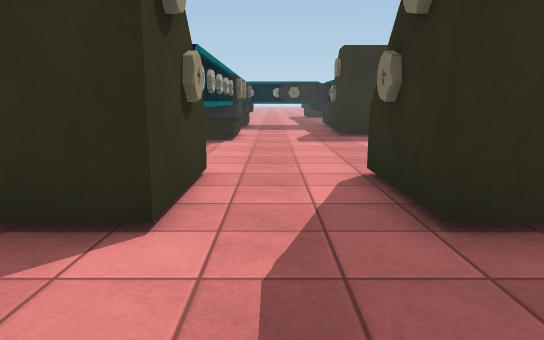
view 1 (above)

16 first-person views from a walk through a Unity game level. The camera is 1.2 m above the floor, tilts 10° down and sees 70° across. The floor is counted in squares, 1 m on a side. Each view is taken from the middle of a square. On the plan, view 1 faces up. The plan holds only what a view shows up to about 15 squares ahead; the rest is blank. The place goes on beyond the plan. Some animated figures are not drawn. Some surface patterns are stand-ins.

view 2
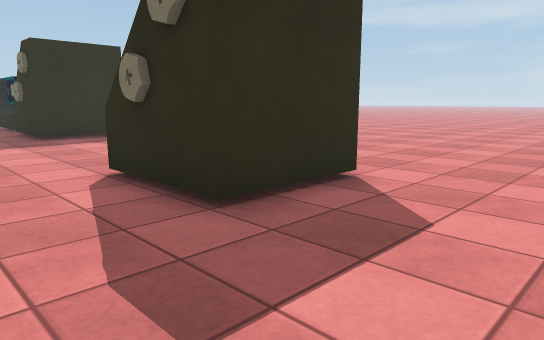

view 3
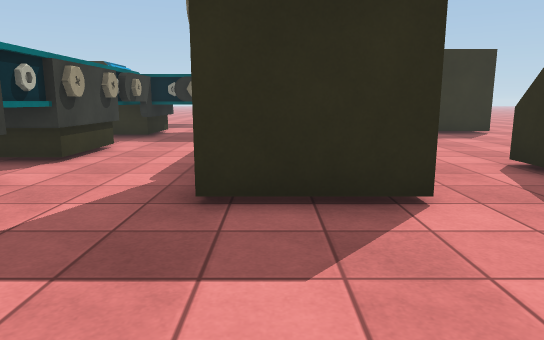

view 4
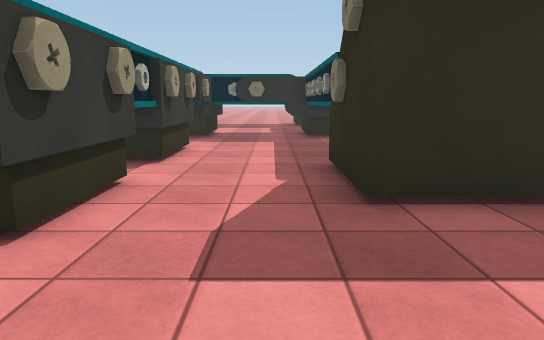

view 5
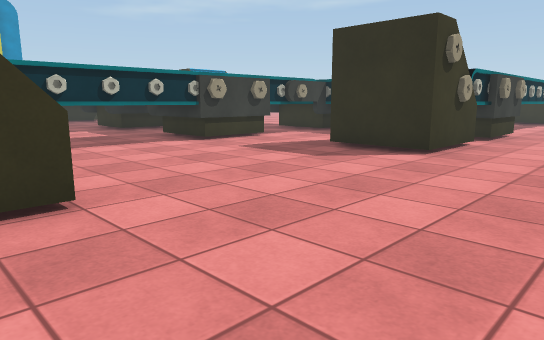

view 6
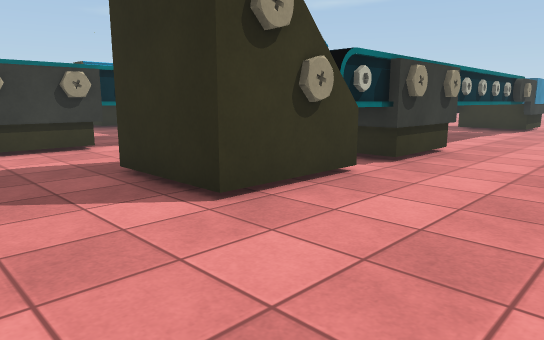

view 7
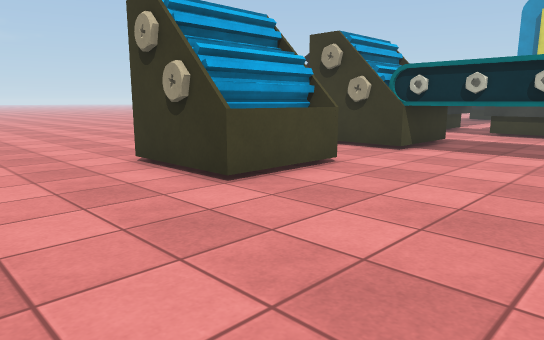

view 8
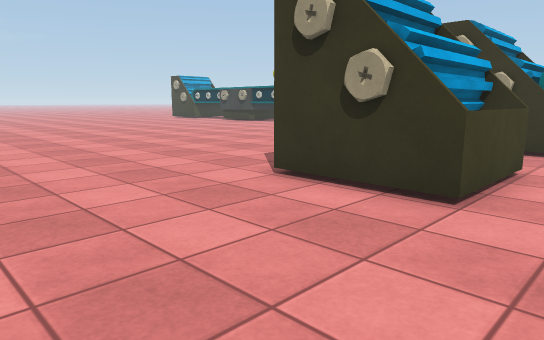

view 9
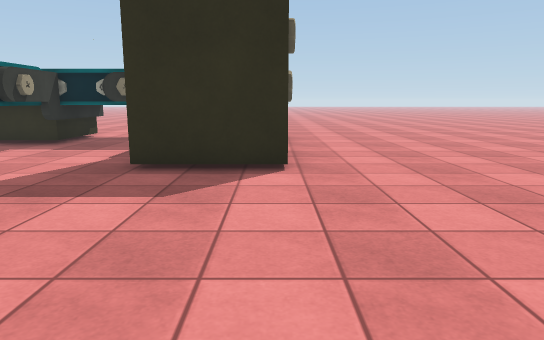

view 10
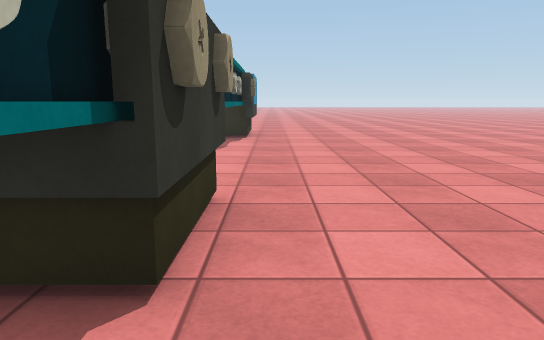

view 11
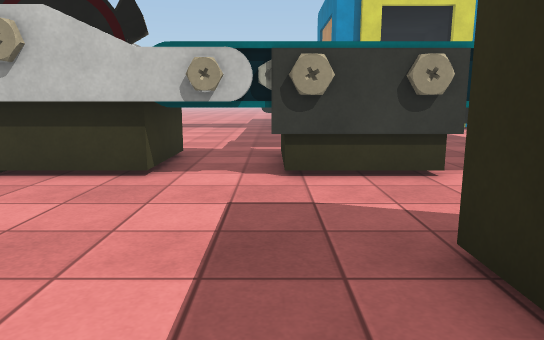

view 12
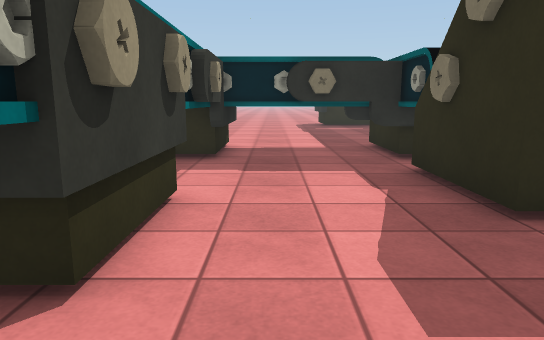

view 13
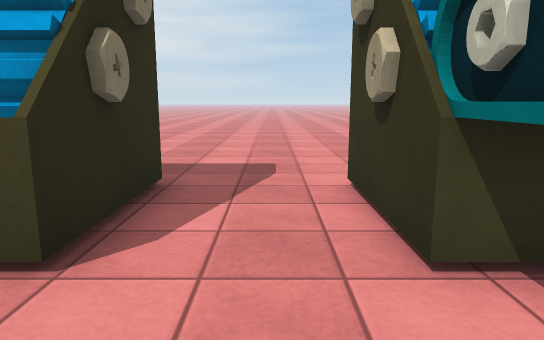

view 14
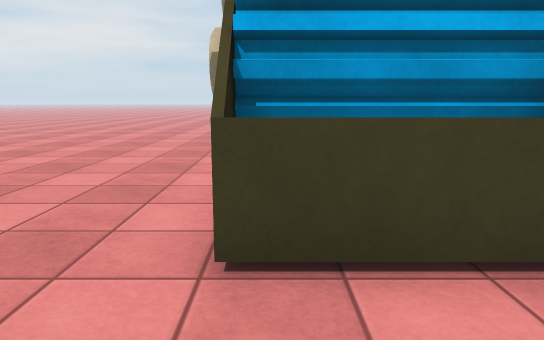

view 15
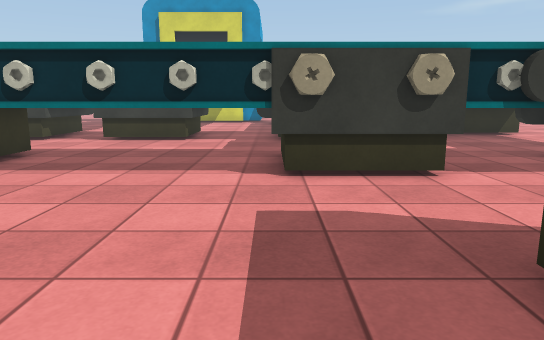

view 16
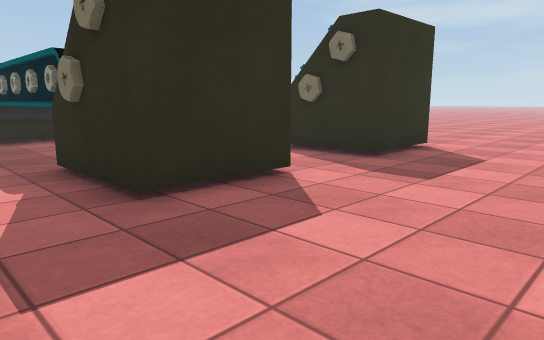

### Floor plan
Key: @ floor where view 1 was taken; # wall or solid block; . floor; T thing the floor can be seen under or through; O other object.
Columns run from 16 left of view 1 to 9 right of it. Each row starts with its distance up from view 1.
 27                      O....
 26                      #....
 25                ....  #....
 24                ....  #....
 23                ....  #....
 22                ....  #....
 21        #       #  T###....
 20        #       T   # O....
 19        #       T   # O....
 18             ####TTT###....
 17            .O  O...###....
 16            .   #..OO O....
 15            O   #...O O....
 14          #  #  #...###....
 13          #  #  #..........
 12         ###O#TTT..........
 11          O..T  T..........
 10     OO  ##..T  T.........
  9       ###O..T  T.........
  8         ##..T  T..........
  7         #O..T  T..........
  6         ##..O###..OOO.....
  5         ##..OOOO..OOO.....
  4          #..#OO#..OOO.....
  3          #................
  2      O   T................
  1 ......   T................
  0 ......OTTO......@.........
 -1       OOOO................

Where each view was taken, in squares from view 1:
view 1: 0 up, 0 right, facing up
view 2: 0 up, 1 left, facing up-right
view 3: 1 down, 3 left, facing up
view 4: 1 down, 5 left, facing up
view 5: 5 up, 9 right, facing up-left
view 6: 11 up, 9 right, facing up-left
view 7: 11 up, 8 right, facing down-left
view 8: 8 up, 9 right, facing down-left
view 9: 7 up, 5 right, facing up
view 10: 16 up, 6 right, facing up
view 11: 2 up, 1 left, facing left
view 12: 10 up, 0 right, facing up
view 13: 9 up, 0 right, facing down
view 14: 9 up, 4 right, facing down
view 15: 12 up, 5 right, facing left
view 16: 1 down, 6 left, facing up-right
